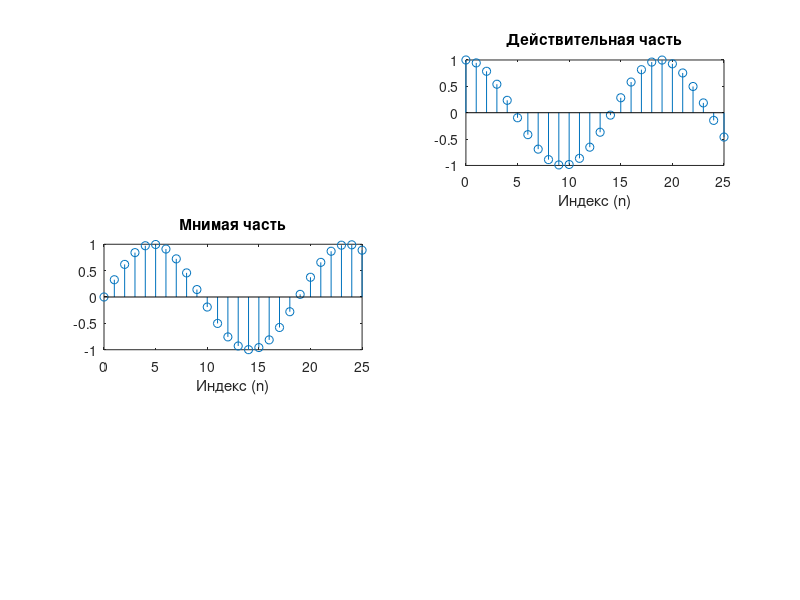

Here is the MATLAB script that generated this plot:
% Создаем вектор времени n от 0 до 25
n = 0:25;

% Создаем дискретную экспоненциальную последовательность
x = exp(1j * n / 3);  % j - мнимая единица

% Создаем первый подграфик для действительной части
subplot(3, 2, 2);
stem(n, real(x));
title('Действительная часть');
xlabel('Индекс (n)');

% Создаем второй подграфик для мнимой части
subplot(3, 2, 3);
stem(n, imag(x));
title('Мнимая часть');
xlabel('Индекс (n)');

